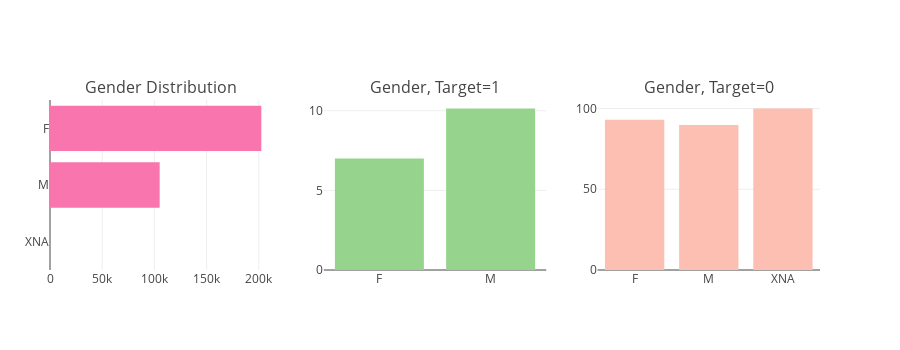

The notebook cell saved with this chart:
### Code cell
tr0 = bar_hor(appl_data_train, "CODE_GENDER", "Distribution of CODE_GENDER Variable" ,"#f975ae", w=700, lm=100, return_trace= True)
tr1, tr2 = gp(appl_data_train, 'CODE_GENDER', 'Distribution of Target with Applicant Gender')

fig = tools.make_subplots(rows=1, cols=3, print_grid=False, subplot_titles = ["Gender Distribution" , "Gender, Target=1" ,"Gender, Target=0"])
fig.append_trace(tr0, 1, 1);
fig.append_trace(tr1, 1, 2);
fig.append_trace(tr2, 1, 3);
fig['layout'].update(height=350, showlegend=False, margin=dict(l=50));
iplot(fig);

### Figure 1 — Plotly figure (JSON) as saved in the notebook; plotly's stock layout.template omitted (floating-point values rounded to 4 significant figures)
{"data": [{"marker": {"color": "#f975ae"}, "orientation": "h", "type": "bar", "x": [4, 105057, 202447], "xaxis": "x1", "y": ["XNA", "M", "F"], "yaxis": "y1"}, {"marker": {"color": "#96D38C"}, "name": "Target : 1", "type": "bar", "x": ["F", "M"], "xaxis": "x2", "y": [6.999, 10.14], "yaxis": "y2"}, {"marker": {"color": "#FEBFB3"}, "name": "Target : 0", "type": "bar", "x": ["F", "M", "XNA"], "xaxis": "x3", "y": [93.0, 89.86, 100], "yaxis": "y3"}], "layout": {"annotations": [{"font": {"size": 16}, "showarrow": false, "text": "Gender Distribution", "x": 0.1444, "xanchor": "center", "xref": "paper", "y": 1, "yanchor": "bottom", "yref": "paper"}, {"font": {"size": 16}, "showarrow": false, "text": "Gender, Target=1", "x": 0.5, "xanchor": "center", "xref": "paper", "y": 1, "yanchor": "bottom", "yref": "paper"}, {"font": {"size": 16}, "showarrow": false, "text": "Gender, Target=0", "x": 0.8556, "xanchor": "center", "xref": "paper", "y": 1, "yanchor": "bottom", "yref": "paper"}], "height": 350, "margin": {"l": 50}, "showlegend": false, "xaxis1": {"anchor": "y1", "domain": [0, 0.2889]}, "xaxis2": {"anchor": "y2", "domain": [0.3556, 0.6444]}, "xaxis3": {"anchor": "y3", "domain": [0.7111, 1]}, "yaxis1": {"anchor": "x1", "domain": [0, 1]}, "yaxis2": {"anchor": "x2", "domain": [0, 1]}, "yaxis3": {"anchor": "x3", "domain": [0, 1]}}}
